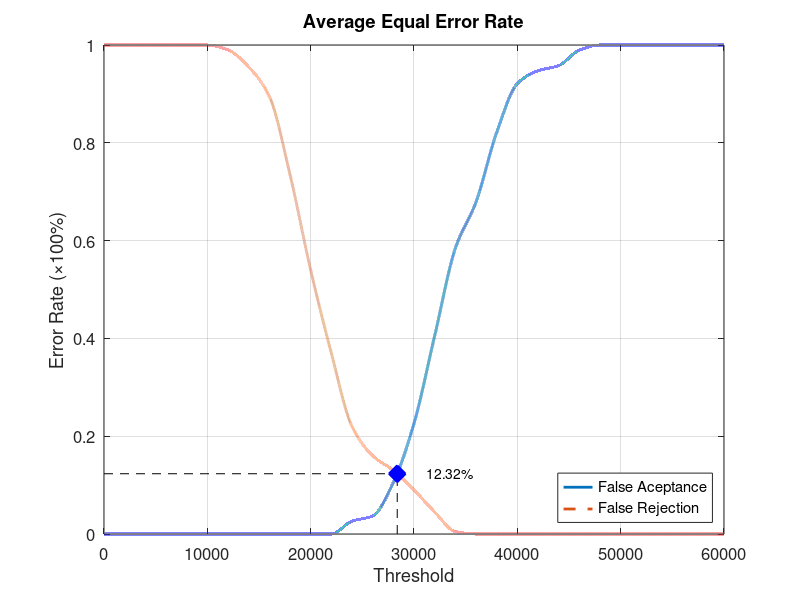
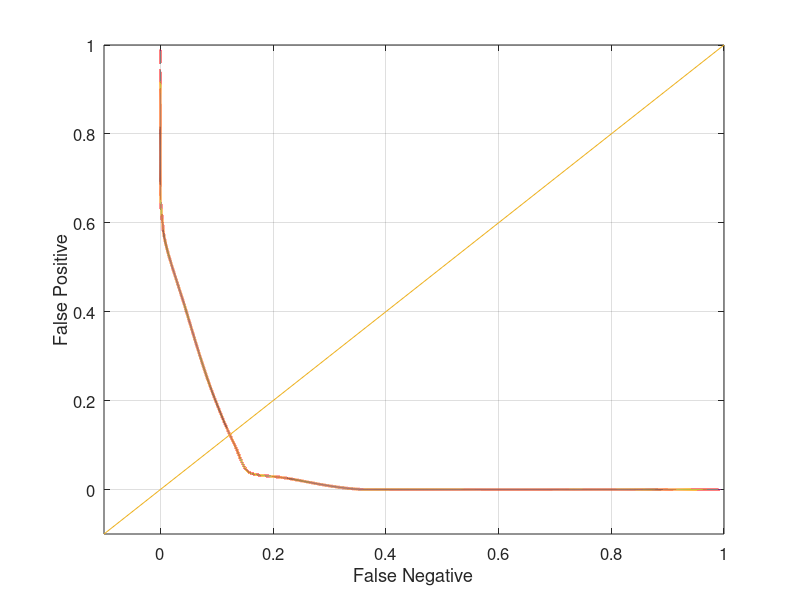

These charts were generated, in order, by the following MATLAB code:
function yEER = Database1_1
close all;
clear;
clc;
x = 0:2000:60000;
xq = 0:0.5:60000;

y0 = [0 0 0 0 0 0 0 0 0 0 0 0 0.0263158 0.0368421 0.105263 0.226316 0.405263 0.584211 0.678947 0.821053 0.921053 0.947368 0.957895 0.989474 1 1 1 1 1 1 1];
yy0 = interp1(x, y0, xq, 'pchip');
y1 = [1 1 1 1 1 1 0.99 0.955 0.895 0.735 0.54 0.37 0.22 0.16 0.13 0.09 0.045 0.005 0 0 0 0 0 0 0 0 0 0 0 0 0];
yy1 = interp1(x, y1, xq, 'pchip');

% Calculating EER: 
y2 = abs(y0 - y1);
find(y2 == min(y2))
yy2 = abs(yy0 - yy1);
xEER = find(yy2 == min(yy2));
xEERIndex = xq(xEER) % X-axis EER
yEER = yy0(xEER) % Y-axis EER

main = figure
plot(xq, yy0,'-','LineWidth', 2);	hold on
plot(xq, yy1,'--','LineWidth', 2);	hold on
plot([xEERIndex xEERIndex], [0 yEER], 'k--');	hold on
plot([0 xEERIndex], [yEER yEER], 'k--');	hold on
plot(xEERIndex, yEER, 'bx', 'LineWidth', 10);	hold on
text(xEERIndex + 10 * xEERIndex / 100, yEER, [num2str(round((10000 * yEER)) / 100) '%'])
legend('False Aceptance', 'False Rejection', 'Location', 'SouthEast')
xlabel('Threshold')
ylabel('Error Rate (\times100%)')
title('Average Equal Error Rate')
set(gca, 'FontSize', 12)
axis([0 60000 0 1])
grid on

print(main, 'Database1_1Main', '-dpng');
FNRxFPR = figure('Color', [1 1 1]);
plot(yy1, yy0, '-', yy1, yy0, 'LineWidth', 2);
hold on
y = -0.1:0.1:1
plot(y, y); 
set(gca, 'FontSize', 12)
xlabel('False Negative')
ylabel('False Positive')
axis([-0.1 1 -0.1 1])
set(gca, 'FontSize', 12)
grid on

print(FNRxFPR, 'Database1_1FNRxFPR','-dpng');
end
